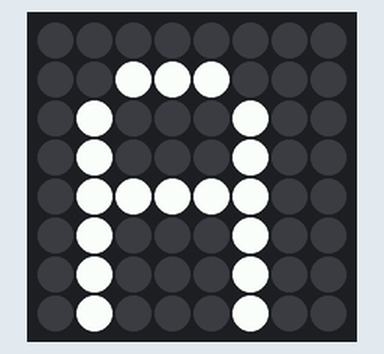
Bench run of a program on a simulated Raspberry Pi (BCM pin numbers) with a Sense HAT. Shown: the Sense HAT's 8×8 RGB LED matrix. At 2.0 s the program stops and its outputs stay as they are.

Above: at 0.1 s.
At 1.1 s:
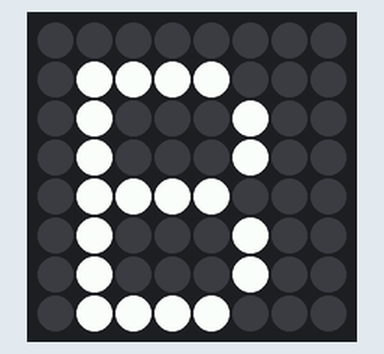

Measured:
- what the display in image 1 shows lasts 1.0 s, from 1.0 s to 2.0 s

The program:

s05_sequence.py
```python
# s05 · 순서와 기다리기
from sense_hat import SenseHat   # SenseHAT 도구 상자 가져오기
from time import sleep           # 기다리기(sleep) 도구 가져오기
sense = SenseHat()               # 내 SenseHAT을 sense라고 부르기
sense.set_rotation(180)          # 화면 180도 돌리기 (케이스에 거꾸로 꽂힘)
sense.clear()                    # 화면 지우기 (켜진 LED 끄기)

sense.show_letter("A")     # 글자 한 개 보여 주기
sleep(1)                   # 1초 기다리기
sense.show_letter("B")
sleep(1)
sense.clear()              # 화면 끄기
```
